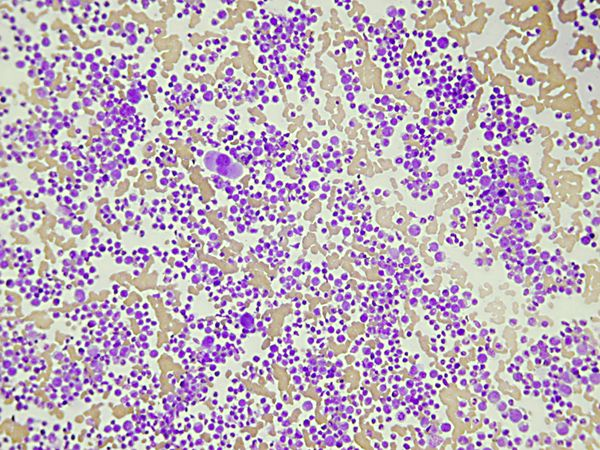
#> input picture bonemarrow.jpg, 600 x 450 px
$ jupyter execute --allow-errors Microscopic_image_processing.ipynb   (shell and % lines are left out)
#> lines starting #> are read from the running program, lines starting #| are printed output that depends on the picture; after the words box and inside, x2 and y2 are one past the last pixel; in counts of white or black regions, pixels touching at a corner belong together
# Microscopic_image_processing

## 1. Required Packages and Data

[cell 1]
# Importing libraries
from scipy import misc, ndimage
from skimage import io, data, color
import numpy as np
import matplotlib.pyplot as plt

[cell 2]
# Importing data
img = io.imread('bonemarrow.jpg')
#> img is the input picture: shape (450, 600, 3); mean R, G, B 190.9, 174.2, 189.4
plt.title('Original image')
plt.imshow(img, cmap = 'gray')
img = color.rgb2gray(img)
#> img: shape (450, 600) float64

[cell 3]
# Resizing images
from skimage.transform import rescale, resize, downscale_local_mean

# rescaling
img_rescaled = rescale(img, 1.0/4.0, anti_aliasing = True)

# resizing
img_resized = resize(img, (200,200))
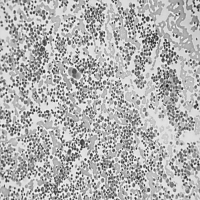
#> img_resized: shape (200, 200) float64; min 0.0933, max 0.973, mean 0.701

# downscaling
img_downscaled = downscale_local_mean(img, (4,3))
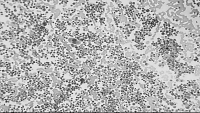
#> img_downscaled: shape (113, 200) float64; min 0.075, max 0.979, mean 0.698

# show result
f, (ax0, ax1, ax2) = plt.subplots(1, 3, figsize=(15,5))

ax0.set_title('rescaled image')
ax0.imshow(img_rescaled, cmap = 'gray')

ax1.set_title('resized image')
ax1.imshow(img_resized, cmap = 'gray')

ax2.set_title('down_scaled image')
ax2.imshow(img_downscaled, cmap = 'gray')

### 2. Edge Filtering

[cell 4]
from skimage.filters import roberts, sobel, scharr, prewitt

edge_roberts = roberts(img)
edge_sobel = sobel(img)
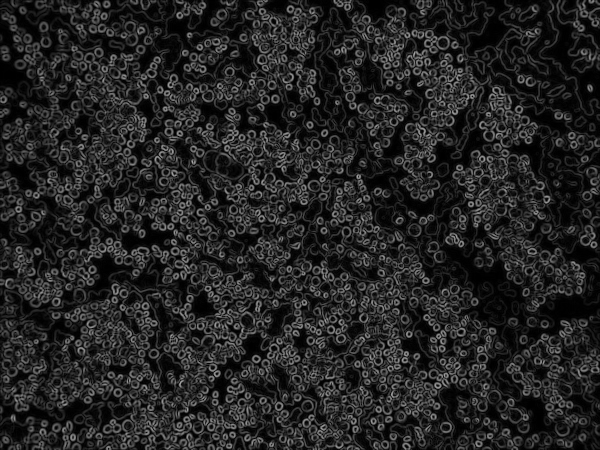
#> edge_sobel: shape (450, 600) float64; min 0, max 0.654, mean 0.143
edge_scharr = scharr(img)
edge_prewitt = prewitt(img)

# show result
fig, axes = plt.subplots(nrows = 2, ncols = 2, sharex = True,
                         sharey = True, figsize=(8,8))

ax = axes.ravel()

ax[0].set_title('roberts')
ax[0].imshow(edge_roberts)

ax[1].set_title('sobel')
ax[1].imshow(edge_sobel)

ax[2].set_title('scharr')
ax[2].imshow(edge_scharr)

ax[3].set_title('prewitt')
ax[3].imshow(edge_prewitt)

### 3. Canny edge detector

[cell 5]
from skimage.feature import canny
edge_canny_1 = canny(img, sigma = 1)
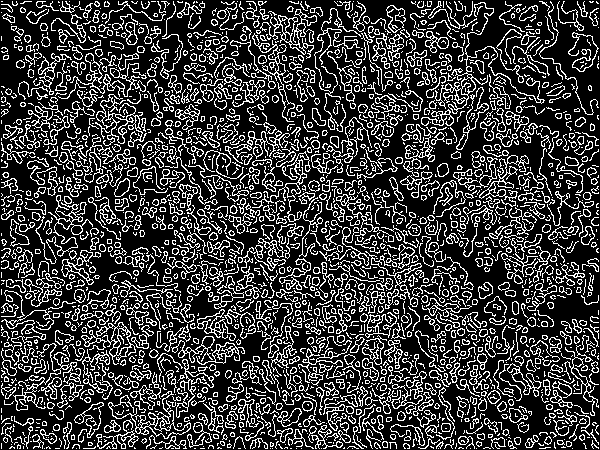
#> edge_canny_1: shape (450, 600) bool; 23.8% white in thin lines or dots
edge_canny_3 = canny(img, sigma = 3)
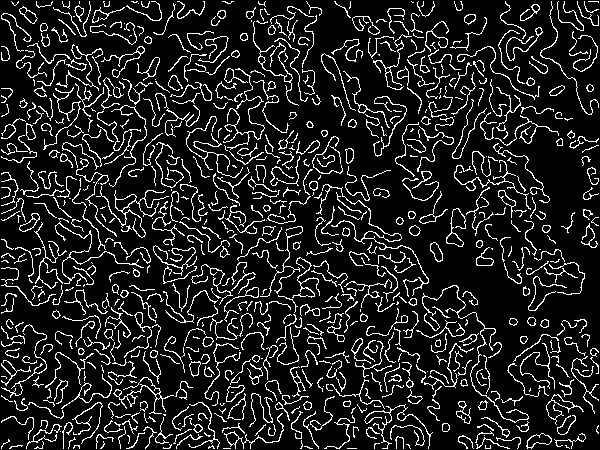
#> edge_canny_3: shape (450, 600) bool; 12.9% white in thin lines or dots
edge_canny_5 = canny(img, sigma = 5)
#> edge_canny_5: shape (450, 600) bool; 0.75% white in thin lines or dots
edge_canny_7 = canny(img, sigma = 7)
#> edge_canny_7: shape (450, 600) bool; every value is 0
# show result
fig, axes = plt.subplots(nrows = 2, ncols = 2, sharex = True,
                         sharey = True, figsize=(8,8))
plt.title('Canny edge detector')
ax = axes.ravel()

ax[0].set_title('sigma= 1')
ax[0].imshow(edge_canny_1)

ax[1].set_title('sigma= 3')
ax[1].imshow(edge_canny_3)

ax[2].set_title('sigma= 5')
ax[2].imshow(edge_canny_5)

ax[3].set_title('sigma= 7')
ax[3].imshow(edge_canny_7)

### 4. Deconvolution
> The result would be sharper.

[cell 6]
from skimage import restoration
psf = np.ones((3,3))/9

img_deconvolved_1, _ = restoration.unsupervised_wiener(img, psf)

# show result
f, (ax0, ax1) = plt.subplots(1, 2, figsize=(15,5))

ax0.set_title('original image')
ax0.imshow(img, cmap = 'gray')

ax1.set_title('deconvolved image')
#> (the rest of this cell did not finish here and is left out)

### 5. Deconvolution by a Gaussian kernel

[cell 7]
import scipy.stats as st
# defining a 2D Gaussian kernel
def gkern(kernlen = 21, nsig = 2):
    lim = kernlen//2 + (kernlen % 2)/2
    x = np.linspace(-lim, lim, kernlen+1)
    kern1d = np.diff(st.norm.cdf(x))
    kern2d = np.outer(kern1d, kern1d)
    return kern1d/kern2d.sum()

psf = gkern(5,3) # kernel length=(5,5) and sigma=3
psf=psf.reshape(1,-1)

img_deconvolved_2, _ = restoration.unsupervised_wiener(img, psf)
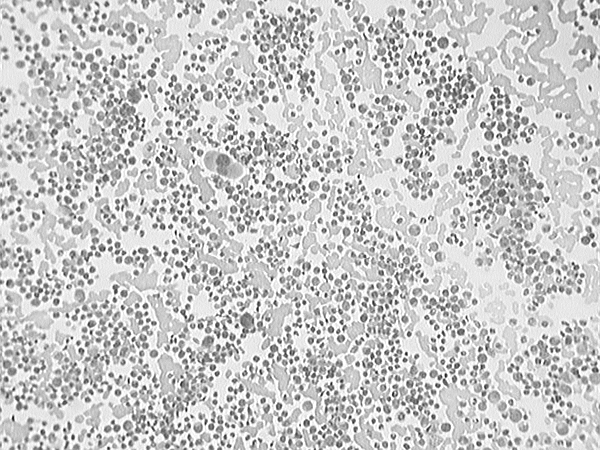
#> img_deconvolved_2: shape (450, 600) float64; min -0.488, max 1, mean 0.687; drawn with min black and max white

# show result
f, (ax0, ax1) = plt.subplots(1, 2, figsize=(15,5))

ax0.set_title('deconvolved image')
ax0.imshow(img_deconvolved_1, cmap = 'gray')

ax1.set_title('deconvolved image (gaussian kernel)')
ax1.imshow(img_deconvolved_2,cmap = 'gray')

 ### 6. Entropy
 > A very good method to detect an area in a image when the difference between pixels' intensity is small.

[cell 8]
from skimage import data
img = data.cell()
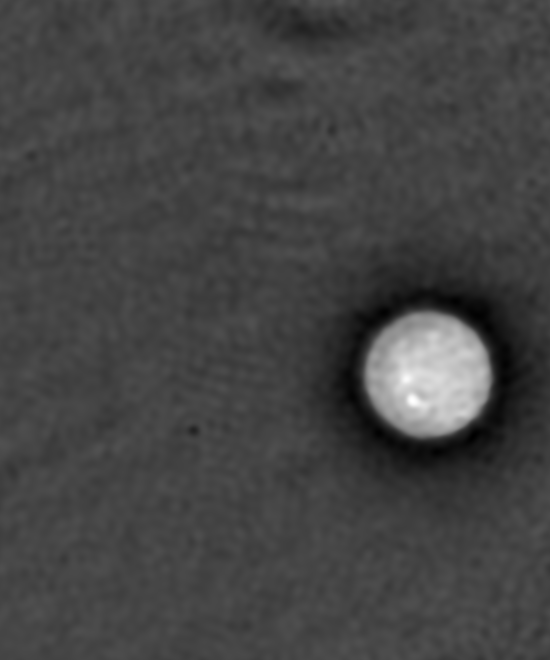
#> input picture skimage.data.cell(), 550 x 660 px
#> img is the input picture: shape (660, 550); min 0, max 255, mean 68

from skimage.filters.rank import entropy
from skimage.morphology import disk

entropy_img = entropy(img, disk(3))

# Applying a threshold to segment these two classes
from skimage.filters import try_all_threshold
fig, ax = try_all_threshold(entropy_img, figsize = (10,8), verbose = False)
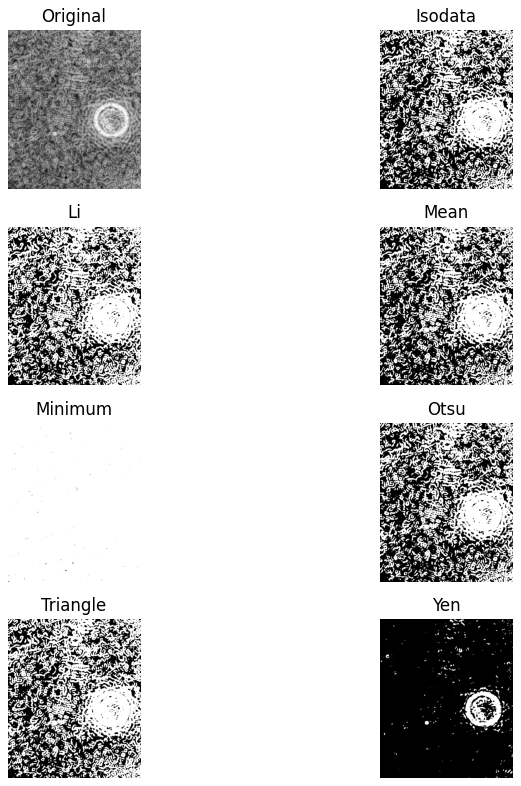
#> figure drawn by matplotlib, 8 panels

### 7. Thresholding an image
> Making a binary image by using threshold value

[cell 9]
#img = data.coins()

img = io.imread('bonemarrow.jpg')
#plt.title('Original image')
#plt.imshow(img, cmap = 'gray')
img = color.rgb2gray(img)

from skimage.filters import try_all_threshold
from skimage.filters import threshold_otsu

entropy_img = entropy(img, disk(10))
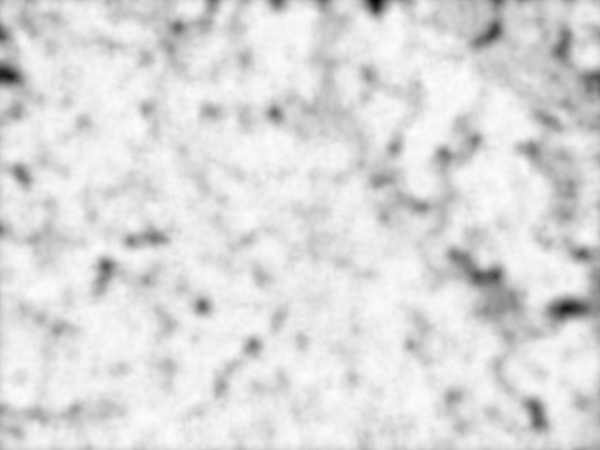
#> entropy_img: shape (450, 600) float64; min 2.13, max 7.35, mean 6.64; drawn with min black and max white
# output: a number or one value which corresponds to the threshold for this specific image
thresh = threshold_otsu(entropy_img)
#> thresh = 6.34
# Creating a binary image by threshold value
img_binary = entropy_img <= thresh
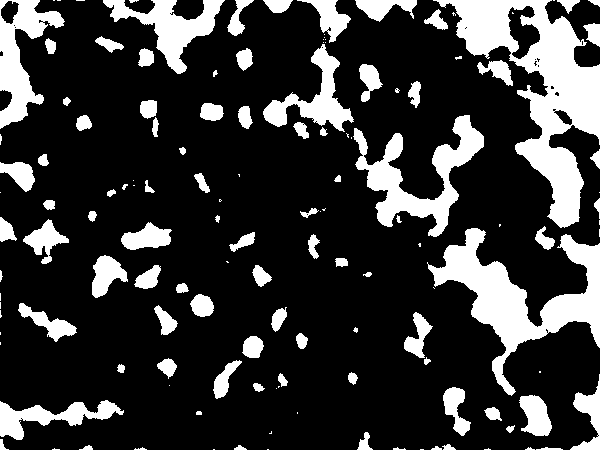
#> img_binary: shape (450, 600) bool; 21.3% white; 138 white regions (50 under 20 px), largest, box (x1, y1, x2, y2) and area: (433, 0, 600, 228) 12728, (427, 228, 600, 396) 8863, (353, 115, 484, 237) 5190


# show result
f, (ax0, ax1, ax2) = plt.subplots(1, 3, figsize=(15,5))

ax0.set_title('original image')
ax0.imshow(img, cmap = 'gray')

ax1.set_title('entropy image')
ax1.imshow(entropy_img,cmap = 'gray')

ax2.set_title('binary image')
ax2.imshow(img_binary , cmap = 'gray')
